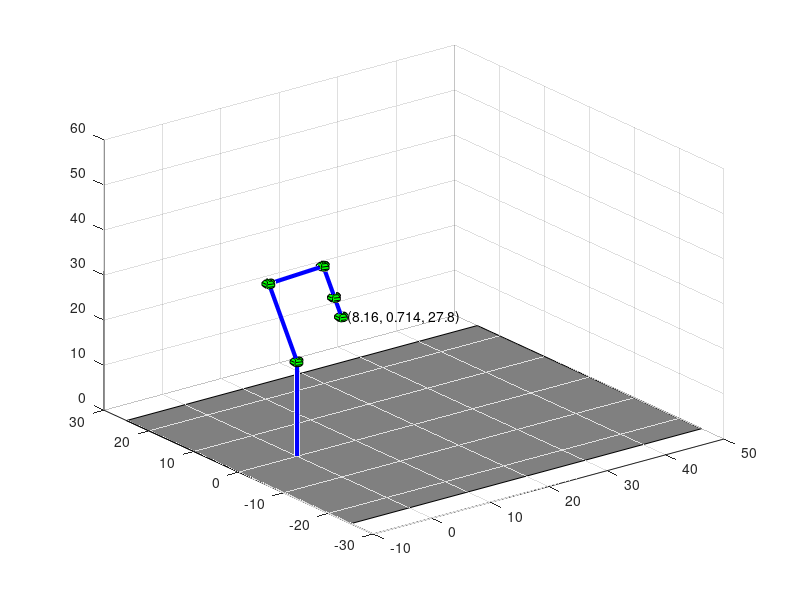

Write the MATLAB code that produced this figure.
% Simple-DH-Simulator 2-1-2020
% Coding by Patorn-J


    clc;

    prompt1 = 'insert angle of joint 1 (base): ' ;
    prompt2 = 'insert angle of joint 2 : ';
    prompt3 = 'insert angle of joint 3 : ';
    prompt4 = 'insert angle of joint 4 : ';
    theta1 = input(prompt1);
    theta2 = -input(prompt2)-100;
    theta3 = -input(prompt3)+110;
    theta4 = -input(prompt4)+80;
    
    clf('reset')

    theta = [theta1,theta2,theta3,theta4,0];
    alpha = [-90,0,0,0,0];
    a = [0,20,10,8,5];
    d = [21,0,0,0,0];

    hold on
    T = 1 ;
    old_link = [0,0,0];

    for i = 1 : 5
    Mdh = [ cosd(theta(i)) , (-sind(theta(i)))*cosd(alpha(i)) ,(sind(theta(i)))*sind(alpha(i)), a(i)*cosd(theta(i));
        sind(theta(i)) ,  (cosd(theta(i)))*cosd(alpha(i)) , (-cosd(theta(i)))*sind(alpha(i)) , a(i)*sind(theta(i)) ;
        0 , sind(alpha(i)) , cosd(alpha(i)) , d(i) ;
        0,0,0,1];
        T = T*Mdh ;
        link = [T(1,4),T(2,4),T(3,4)];
        plot3([old_link(1) link(1)],[old_link(2) link(2)],[old_link(3) link(3)], 'b' , 'LineWidth', 3);
        [x,y,z] = sphere(5);
        surf(x+T(1,4),y+T(2,4),z+T(3,4), 'FaceColor', [0,1,0]);
        old_link = link ;
        if i == 5
            disp(link);
        end
    end
    text(T(1,4),T(2,4),T(3,4),['  (', num2str(T(1,4),3), ', ', num2str(T(2,4),3),', ', num2str(T(3,4),3), ')']);
    p1 = [-10 -25 0]; 
    p2 = [50 -25 0]; 
    p3 = [50 25 0]; 
    p4 = [-10 25 0]; 
    plane_x = [p1(1) p2(1) p3(1) p4(1)];
    plane_y = [p1(2) p2(2) p3(2) p4(2)];
    plane_z = [p1(3) p2(3) p3(3) p4(3)];
    fill3(plane_x, plane_y, plane_z, [0.5 0.5 0.5]);
    axis([-10,50,-30,30,0,60]);
    hold off ; grid on




